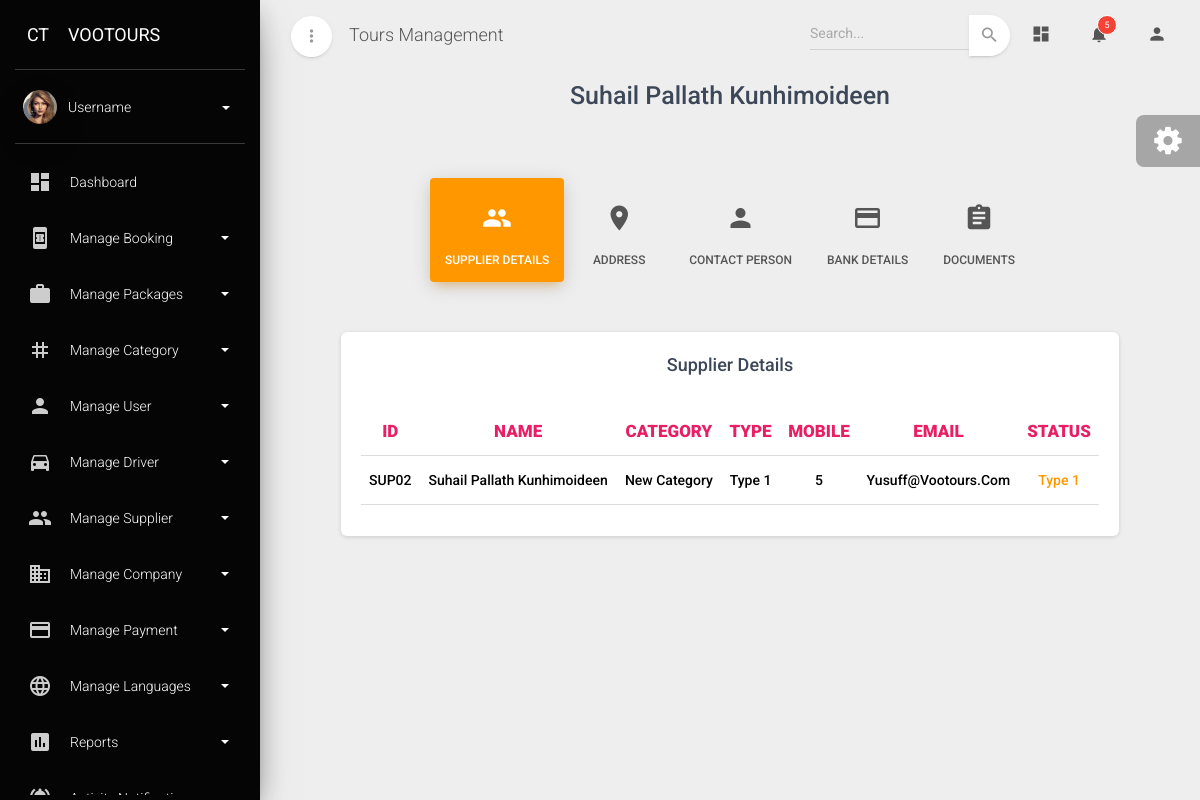
Before: /supplierdetailsview/SUP02/ with the older database file.
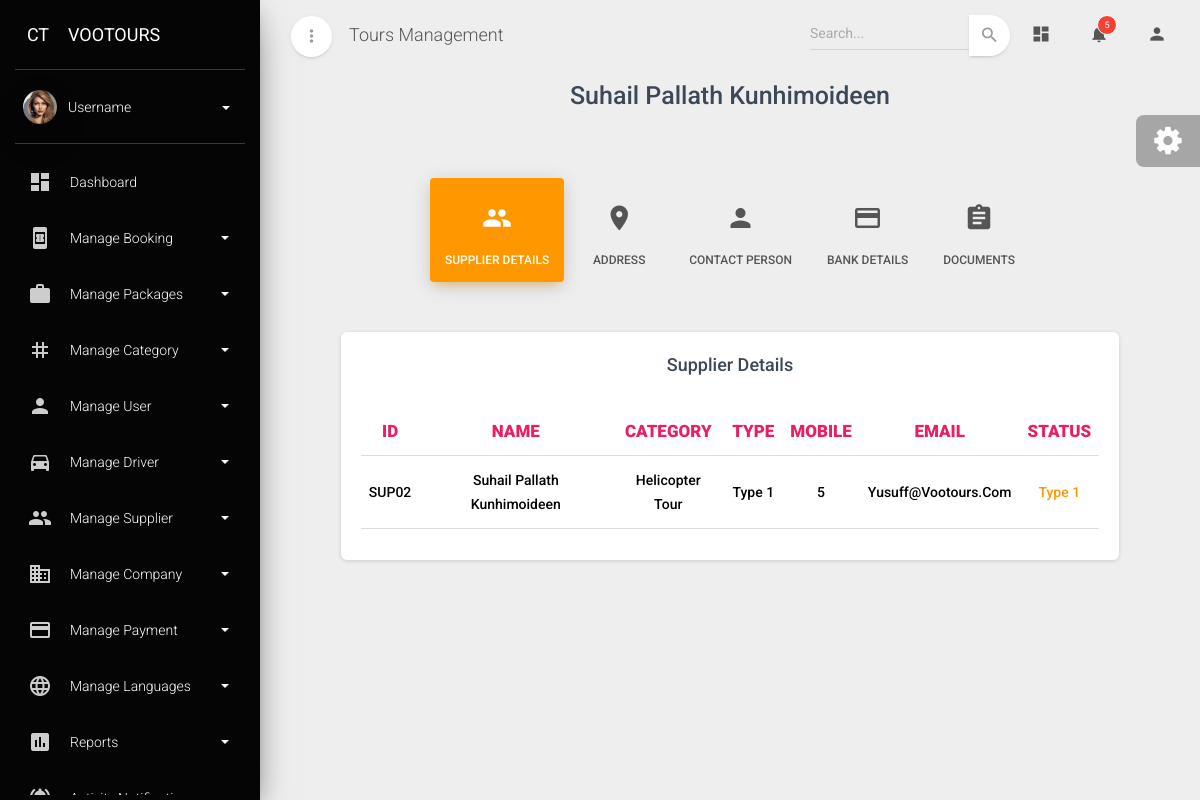
After: the same page with the newer database file.
### admin_dashboard/models.py (models this page shows, shortened)
class Supplier(models.Model):
    supplier_id=models.CharField(max_length=10,primary_key=True,editable=False)
    name=models.CharField(max_length=100)
    category=models.ForeignKey(Category,on_delete=models.CASCADE)
    supplier_type=models.ForeignKey(Supplier_type,on_delete=models.CASCADE)
    tl_number=models.PositiveIntegerField()
    vat_number=models.PositiveIntegerField()
    address1=models.CharField(max_length=100)
    city1=models.CharField(max_length=100)
    state1=models.CharField(max_length=100)
    country1=models.CharField(max_length=100)
    pincode1=models.PositiveIntegerField()
    phone1=models.PositiveIntegerField()
    address2=models.CharField(max_length=100,blank=True,null=True)
    city2=models.CharField(max_length=100,blank=True,null=True)
    state2=models.CharField(max_length=100,blank=True,null=True)
    country2=models.CharField(max_length=100,blank=True,null=True)
    pincode2=models.PositiveIntegerField(blank=True,null=True)
    phone2=models.PositiveIntegerField(blank=True,null=True)
    mobile=models.PositiveIntegerField()
    email=models.EmailField()
    trade_license=models.CharField(max_length=200)
    vat_certificate=models.CharField(max_length=200)
    account_name=models.CharField(max_length=200)
    bank_name=models.CharField(max_length=200)
    account_number=models.PositiveIntegerField()
    iban=models.CharField(max_length=200)
    swift=models.CharField(max_length=200)
    routing_number=models.PositiveIntegerField()
    branch=models.CharField(max_length=100)
    city=models.CharField(max_length=100)
    country=models.CharField(max_length=200)
    status=models.ForeignKey(Status_type,on_delete=models.CASCADE)

class Category(models.Model):
    category_id=models.CharField(max_length=10, primary_key=True, editable=False)
    category_name=models.CharField(max_length=30,unique=True)
    def __str__(self):
        return self.category_name

class Supplier_type(models.Model):
    type_name=models.CharField(max_length=100,unique=True)
    def __str__(self):
        return self.type_name

class Status_type(models.Model):
    status=models.CharField(max_length=100,unique=True)
    def __str__(self):
        return self.status

### admin_dashboard/views.py (the view)
# urls.py: path('supplierdetailsview/<str:pk>/',supplier_details_view,name='supplier_details'),
def supplier_details_view(request,pk):
    supplier=Supplier.objects.get(supplier_id=pk)
    contactperson=Contact_details.objects.filter(supplier=supplier)
    return render(request,'supplier_detailview.html',{'data':supplier,'contact':contactperson})

### admin_dashboard/templates/supplier_detailview.html (shortened to what the changed rows need)
{% extends "base.html" %}
{% block content %}
            <div class="row mt-5">
                <div class="col-md-10 ml-auto mr-auto">
                  <div class="page-categories">
                    <h3 class="title text-center font-weight-bold">{{data.name}}</h3>
                    <br />
                    <ul class="nav nav-pills nav-pills-warning nav-pills-icons justify-content-center mt-3" role="tablist">
                      <li class="nav-item">
                      </li>
                      <li class="nav-item">
                      </li>
                      <li class="nav-item">
                      </li>
                      <li class="nav-item">
                      </li>
                      <li class="nav-item">
                      </li>
                    </ul>
                    <div class="tab-content tab-space tab-subcategories">
                      <div class="tab-pane active" id="details">
                        <div class="card">
                            <div class="card-body">
                                <div class="table-responsive">
                                  <table class="table">
                                    <thead>
                                      <tr>
                                        <th class="text-center  text-rose" style="font-weight: 900;" >ID</th>
                                        <th class="text-center  text-rose" style="font-weight: 900;" >NAME</th>
                                        <th class="text-center  text-rose" style="font-weight: 900;" >CATEGORY</th>
                                        <th class="text-center  text-rose" style="font-weight: 900;" >TYPE</th>
                                        <th class="text-center  text-rose" style="font-weight: 900;" >MOBILE</th>
                                        <th class="text-center  text-rose" style="font-weight: 900;" >EMAIL</th>
                                        <th class="text-center  text-rose" style="font-weight: 900;" >STATUS</th>
                                      </tr>
                                    </thead>
                                    <tbody>
                                      <tr>
                                        <td class="text-center text-capitalize" style="font-weight: 500;">{{data.supplier_id}}</td>
                                        <td class="text-center text-capitalize" style="font-weight: 500;">{{data.name}}</td>
                                        <td class="text-center text-capitalize" style="font-weight: 500;">{{data.category}}</td>
                                        <td class="text-center text-capitalize" style="font-weight: 500;">{{data.supplier_type}}</td>
                                        <td class="text-center text-capitalize" style="font-weight: 500;">{{data.mobile}}</td>
                                        <td class="text-center text-capitalize" style="font-weight: 500;">{{data.email}}</td>
                                        {% if data.status == "Active" %}
                                          <td class="text-center text-capitalize text-success" style="font-weight: 500;">{{data.status}}</td>
                                        {% elif data.status == "Inactive" %}
                                          <td class="text-center text-capitalize text-priamry" style="font-weight: 500;">{{data.status}}</td>
                                        {% else %}
                                          <td class="text-center text-capitalize text-warning" style="font-weight: 500;">{{data.status}}</td>
                                        {% endif %}
                                      </tr>
                                    </tbody>
                                  </table>
                                </div>
                              </div>
                          </div>
                      </div>
                    </div>
                  </div>
                </div>
              </div>
        </div>
{% endblock content %}

Changed rows visible on the page:
changed through a linked row, Supplier "Suhail Pallath Kunhimoideen": category "New Category" → "Helicopter Tour"
